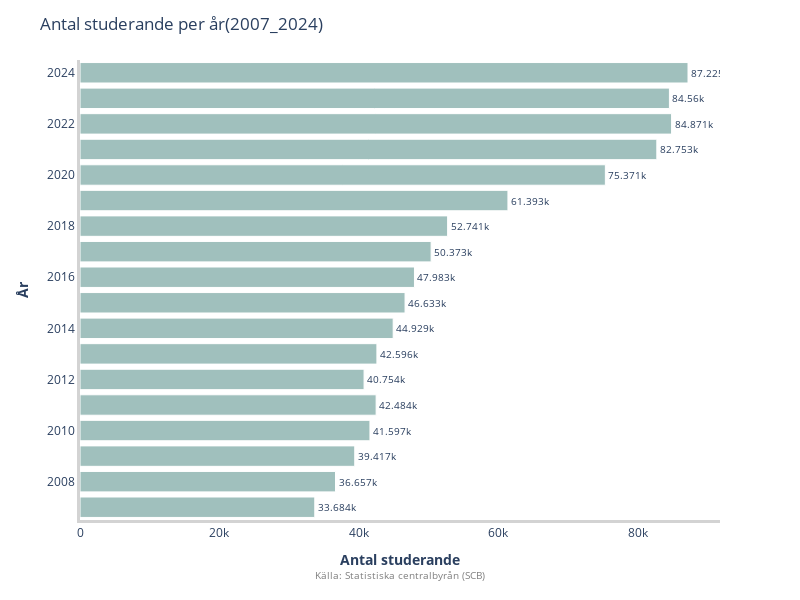

This figure's notebook cell:
### Code cell
def create_indicator_bar(df, **options):
    fig = px.bar(df, y="Year", x="Value", orientation="h", color_discrete_sequence=["#A0C0BD"], text="Value",)
    fig.update_layout(
        title="Antal studerande per år(2007_2024)",
        
        yaxis=dict(linecolor="lightgray", linewidth=3, showline=True, title=dict(text=f"<b>{options.get('xlabel')}</b>")),
        xaxis=dict(
            title = dict(text=f"<b>{options.get('ylabel')}</b>"), linewidth=3, linecolor="lightgray", showline=True),
        height=600,
        width=800, 
        plot_bgcolor="rgba(0,0,0,0)" 
    
    )
    fig.add_annotation(
        text="Källa: Statistiska centralbyrån (SCB)",
        xref="paper",
        yref="paper",
        x=0.5,
        y=-0.14,
        showarrow=False,
        font=dict(size=10, color="gray"),
        align="center",
       
    )

    fig.update_traces(
        texttemplate="%{x}",
        textposition="outside",
        marker=dict(line=dict(color="white", width=1)),
        hovertemplate="<b>%{x}</b> studerande<br>%{y}",
        textfont_size=10
    )
    return fig
create_indicator_bar(df_antal_studerande , ylabel="Antal studerande", xlabel="År").show()

### Figure 1 — Plotly figure (JSON) as saved in the notebook; plotly's stock layout.template omitted (floating-point values rounded to 4 significant figures)
{"data": [{"hovertemplate": "<b>%{x}</b> studerande<br>%{y}", "legendgroup": "", "marker": {"color": "#A0C0BD", "line": {"color": "white", "width": 1}, "pattern": {"shape": ""}}, "name": "", "orientation": "h", "showlegend": false, "text": [33680.0, 36660.0, 39420.0, 41600.0, 42480.0, 40750.0, 42600.0, 44930.0, 46630.0, 47980.0, 50370.0, 52740.0, 61390.0, 75370.0, 82750.0, 84870.0, 84560.0, 87220.0], "textfont": {"size": 10}, "textposition": "outside", "texttemplate": "%{x}", "type": "bar", "x": [33680.0, 36660.0, 39420.0, 41600.0, 42480.0, 40750.0, 42600.0, 44930.0, 46630.0, 47980.0, 50370.0, 52740.0, 61390.0, 75370.0, 82750.0, 84870.0, 84560.0, 87220.0], "xaxis": "x", "y": [2007, 2008, 2009, 2010, 2011, 2012, 2013, 2014, 2015, 2016, 2017, 2018, 2019, 2020, 2021, 2022, 2023, 2024], "yaxis": "y"}], "layout": {"annotations": [{"align": "center", "font": {"color": "gray", "size": 10}, "showarrow": false, "text": "Källa: Statistiska centralbyrån (SCB)", "x": 0.5, "xref": "paper", "y": -0.14, "yref": "paper"}], "barmode": "relative", "height": 600, "legend": {"tracegroupgap": 0}, "margin": {"t": 60}, "plot_bgcolor": "rgba(0,0,0,0)", "title": {"text": "Antal studerande per år(2007_2024)"}, "width": 800, "xaxis": {"anchor": "y", "domain": [0, 1], "linecolor": "lightgray", "linewidth": 3, "showline": true, "title": {"text": "<b>Antal studerande</b>"}}, "yaxis": {"anchor": "x", "domain": [0, 1], "linecolor": "lightgray", "linewidth": 3, "showline": true, "title": {"text": "<b>År</b>"}}}}
